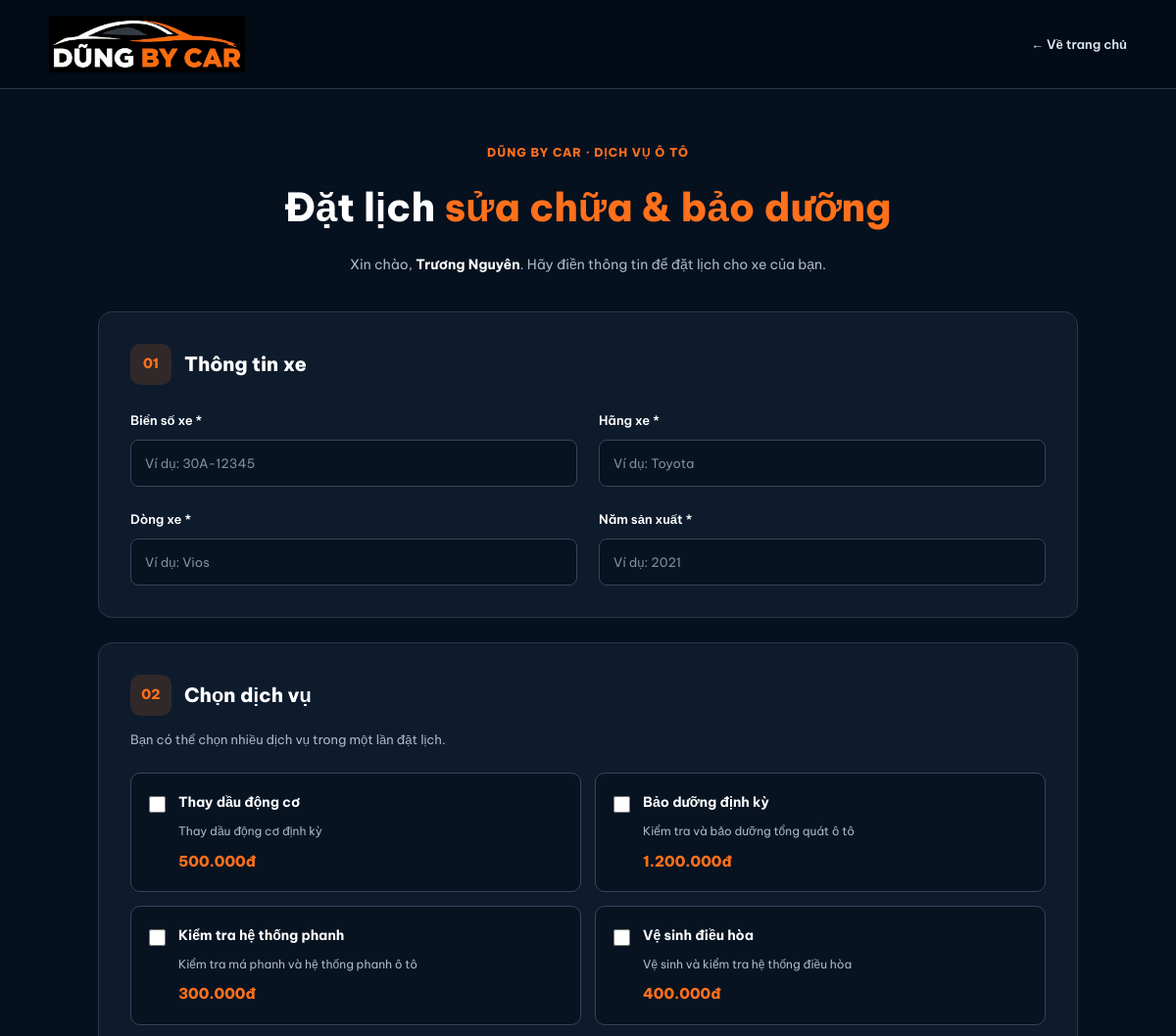
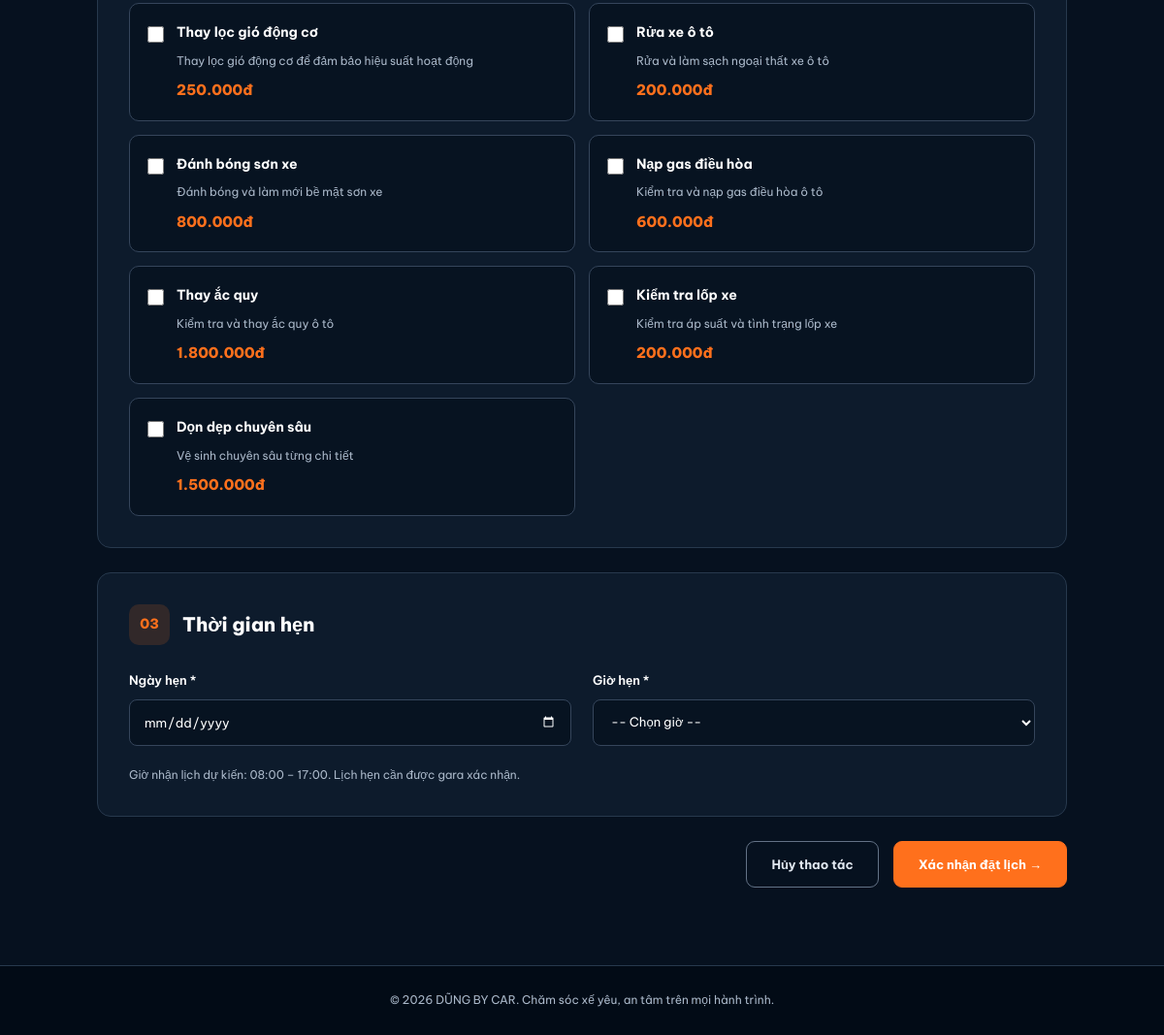
The page /dat_lich/dat_lich.php (signed in) on the database its author committed (2 pictures, top to bottom).
### tables this page shows
CREATE TABLE `dich_vu` (
  `ma_dv` int(11) NOT NULL,
  `ten_dv` varchar(100) NOT NULL,
  `mo_ta` text DEFAULT NULL,
  `don_gia` decimal(12,2) NOT NULL DEFAULT 0.00
);

### dat_lich/dat_lich.php (the view, shortened to what this page needs)
<?php
require_once __DIR__ . '/../config/database.php';
function e($value) {
    return htmlspecialchars((string)$value, ENT_QUOTES, 'UTF-8');
}
$hoTen = $_SESSION['ho_ten'] ?? 'Khách hàng';
$thanhCong = '';
$maLichMoi = null;
$stmt = $conn->query(
    "SELECT ma_dv, ten_dv, mo_ta, don_gia
     FROM dich_vu ORDER BY ma_dv ASC"
);
$danhSachDichVu = $stmt->fetchAll(PDO::FETCH_ASSOC);
?>
<!DOCTYPE html>
<html lang="vi">
<head>
    <link rel="stylesheet"
          href="../assets/css/booking.css">
</head>
<body>
<header class="booking-header">
    <div class="header-inner">
        <a href="../index.php" class="logo">
            <img src="../assets/images/dung-by-car-logo.png"
                 alt="DŨNG BY CAR">
        </a>
        <a href="../index.php" class="back-home">
            ← Về trang chủ
        </a>
    </div>
</header>
<main class="booking-container">
    <div class="booking-title">
        <p>DŨNG BY CAR · DỊCH VỤ Ô TÔ</p>
        <h1>Đặt lịch <span>sửa chữa & bảo dưỡng</span></h1>
        <div>
            Xin chào, <strong><?= e($hoTen) ?></strong>.
            Hãy điền thông tin để đặt lịch cho xe của bạn.
        </div>
    </div>
    <?php if ($thanhCong): ?>
        <div class="success-panel">
            <div class="success-icon">✓</div>
            <h2>Đặt lịch thành công!</h2>
            <p><?= e($thanhCong) ?></p>
            <p>
                Mã lịch hẹn:
                <strong>#<?= e($maLichMoi) ?></strong>
            </p>
            <a href="../index.php" class="submit-btn">
                Quay về trang chủ
            </a>
        </div>
    <?php else: ?>
    <form method="POST" class="booking-form">
        <section class="form-section">
            <h2><span>01</span> Thông tin xe</h2>
            <div class="form-grid">
                <div class="field">
                    <label>Biển số xe *</label>
                    <input
                        type="text"
                        name="bien_so"
                        maxlength="20"
                        placeholder="Ví dụ: 30A-12345"
                        value="<?= e($_POST['bien_so'] ?? '') ?>"
                        required
                    >
                </div>
                <div class="field">
                    <label>Hãng xe *</label>
                    <input
                        type="text"
                        name="hang_xe"
                        maxlength="100"
                        placeholder="Ví dụ: Toyota"
                        value="<?= e($_POST['hang_xe'] ?? '') ?>"
                        required
                    >
                </div>
                <div class="field">
                    <label>Dòng xe *</label>
                    <input
                        type="text"
                        name="model"
                        maxlength="100"
                        placeholder="Ví dụ: Vios"
                        value="<?= e($_POST['model'] ?? '') ?>"
                        required
                    >
                </div>
                <div class="field">
                    <label>Năm sản xuất *</label>
                    <input
                        type="number"
                        name="nam_sx"
                        min="1980"
                        max="<?= date('Y') + 1 ?>"
                        placeholder="Ví dụ: 2021"
                        value="<?= e($_POST['nam_sx'] ?? '') ?>"
                        required
                    >
                </div>
            </div>
        </section>
        <section class="form-section">
            <h2><span>02</span> Chọn dịch vụ</h2>
            <p class="section-description">
                Bạn có thể chọn nhiều dịch vụ trong một lần đặt lịch.
            </p>
            <div class="services-grid">
                <?php foreach ($danhSachDichVu as $dv): ?>
                    <label class="service-option">
                        <input
                            type="checkbox"
                            name="dich_vu[]"
                            value="<?= (int)$dv['ma_dv'] ?>"
                            <?= in_array(
                                (int)$dv['ma_dv'],
                                array_map('intval', $_POST['dich_vu'] ?? []),
                                true
                            ) ? 'checked' : '' ?>
                        >
                        <div class="service-info">
                            <strong>
                                <?= e($dv['ten_dv']) ?>
                            </strong>
                            <small>
                                <?= e($dv['mo_ta'] ?? '') ?>
                            </small>
                            <span>
                                <?= number_format(
                                    (float)$dv['don_gia'],
                                    0, ',', '.'
                                ) ?>đ
                            </span>
                        </div>
                    </label>
                <?php endforeach; ?>
            </div>
        </section>
        <section class="form-section">
            <h2><span>03</span> Thời gian hẹn</h2>
            <div class="form-grid">
                <div class="field">
                    <label>Ngày hẹn *</label>
                    <input
                        type="date"
                        name="ngay_hen"
                        min="<?= date('Y-m-d') ?>"
                        value="<?= e($_POST['ngay_hen'] ?? '') ?>"
                        required
                    >
                </div>
                <div class="field">
                    <label>Giờ hẹn *</label>
                    <select name="gio_hen" required>
                        <option value="">-- Chọn giờ --</option>
                    </select>
                </div>
            </div>
            <p class="note">
                Giờ nhận lịch dự kiến: 08:00 – 17:00.
                Lịch hẹn cần được gara xác nhận.
            </p>
        </section>
        <div class="form-footer">
            <a href="../index.php" class="cancel-btn">
                Hủy thao tác
            </a>
            <button type="submit" class="submit-btn">
                Xác nhận đặt lịch →
            </button>
        </div>
    </form>
    <?php endif; ?>
</main>
<footer class="booking-footer">
    © <?= date('Y') ?> DŨNG BY CAR.
    Chăm sóc xế yêu, an tâm trên mọi hành trình.
</footer>
</body>
</html>

### assets/css/booking.css (style rules this page uses)
:root { --dark: #06111f; --panel: #0d1b2c; --border: #27394d; --orange: #ff701c; --white: #ffffff; --muted: #aab8c9; }
* { margin: 0; padding: 0; box-sizing: border-box; }
body { min-height: 100vh; background: var(--dark); color: var(--white); font-family: 'Be Vietnam Pro', Arial, sans-serif; line-height: 1.7; }
a { text-decoration: none; color: inherit; }
.booking-header { background: #020b16; border-bottom: 1px solid var(--border); }
.header-inner { width: min(1100px, 92%); min-height: 90px; margin: auto; display: flex; align-items: center; justify-content: space-between; gap: 20px; }
.logo img { display: block; width: 200px; max-width: 100%; }
.back-home { color: #dce5f0; font-size: 13px; font-weight: 600; }
.booking-container { width: min(1000px, 92%); margin: 55px auto 80px; }
.booking-title { margin-bottom: 35px; text-align: center; }
.booking-title > p { margin-bottom: 12px; color: var(--orange); font-size: 12px; font-weight: 800; letter-spacing: 1px; }
.booking-title h1 { margin-bottom: 13px; font-size: clamp(27px, 4vw, 40px); font-weight: 800; }
.booking-title h1 span { color: var(--orange); }
.booking-title > div { color: var(--muted); font-size: 14px; }
.booking-title strong { color: white; }
.booking-form { display: flex; flex-direction: column; gap: 25px; }
.form-section { padding: 32px; background: var(--panel); border: 1px solid var(--border); border-radius: 14px; }
.form-section h2 { display: flex; align-items: center; gap: 13px; margin-bottom: 25px; font-size: 20px; font-weight: 800; }
.form-section h2 span { display: inline-flex; align-items: center; justify-content: center; width: 42px; height: 42px; flex-shrink: 0; border-radius: 10px; background: rgba(255,112,28,0.15); color: var(--orange); font-size: 14px; }
.form-grid { display: grid; grid-template-columns: repeat(2, minmax(0, 1fr)); gap: 22px; }
.field label { display: block; margin-bottom: 9px; font-size: 13px; font-weight: 600; }
.field input, .field select { width: 100%; height: 48px; padding: 0 14px; background: #071321; border: 1px solid #35455b; border-radius: 8px; outline: none; color: white; font-family: inherit; font-size: 13px; }
.field input::placeholder { color: #7f8da0; }
.field select option { background: #071321; color: white; }
.field input[type="date"] { color-scheme: dark; }
.section-description { margin: -12px 0 23px; color: var(--muted); font-size: 13px; }
.services-grid { display: grid; grid-template-columns: repeat(2, minmax(0, 1fr)); gap: 14px; }
.service-option { display: flex; align-items: flex-start; gap: 13px; padding: 18px; background: #071321; border: 1px solid #35455b; border-radius: 10px; cursor: pointer; transition: 0.2s; }
.service-option input { margin-top: 5px; accent-color: var(--orange); width: 17px; height: 17px; flex-shrink: 0; }
.service-info { display: flex; flex-direction: column; gap: 7px; min-width: 0; }
.service-info strong { font-size: 14px; }
.service-info small { color: var(--muted); font-size: 12px; line-height: 1.7; }
.service-info span { color: var(--orange); font-size: 15px; font-weight: 800; }
.note { margin-top: 20px; color: var(--muted); font-size: 12px; }
.form-footer { display: flex; align-items: center; justify-content: flex-end; gap: 15px; }
.cancel-btn, .submit-btn { display: inline-flex; align-items: center; justify-content: center; min-height: 48px; padding: 12px 25px; border-radius: 9px; font-family: inherit; font-size: 13px; font-weight: 700; cursor: pointer; transition: 0.2s; }
.cancel-btn { border: 1px solid #637286; color: #e2e8f0; background: transparent; }
.submit-btn { border: 1px solid var(--orange); background: var(--orange); color: white; }
.booking-footer { padding: 25px 15px; background: #020b16; border-top: 1px solid var(--border); color: var(--muted); text-align: center; font-size: 12px; }

### rows shown on the page
dich_vu: ten_dv "Thay dầu động cơ", mo_ta "Thay dầu động cơ định kỳ", don_gia "500.000"
dich_vu: ten_dv "Bảo dưỡng định kỳ", mo_ta "Kiểm tra và bảo dưỡng tổng quát ô tô", don_gia "1.200.000"
dich_vu: ten_dv "Kiểm tra hệ thống phanh", mo_ta "Kiểm tra má phanh và hệ thống phanh ô tô", don_gia "300.000"
dich_vu: ten_dv "Vệ sinh điều hòa", mo_ta "Vệ sinh và kiểm tra hệ thống điều hòa", don_gia "400.000"
dich_vu: ten_dv "Thay lọc gió động cơ", mo_ta "Thay lọc gió động cơ để đảm bảo hiệu suất hoạt động", don_gia "250.000"
dich_vu: ten_dv "Rửa xe ô tô", mo_ta "Rửa và làm sạch ngoại thất xe ô tô", don_gia "200.000"
dich_vu: ten_dv "Đánh bóng sơn xe", mo_ta "Đánh bóng và làm mới bề mặt sơn xe", don_gia "800.000"
dich_vu: ten_dv "Nạp gas điều hòa", mo_ta "Kiểm tra và nạp gas điều hòa ô tô", don_gia "600.000"
dich_vu: ten_dv "Thay ắc quy", mo_ta "Kiểm tra và thay ắc quy ô tô", don_gia "1.800.000"
dich_vu: ten_dv "Kiểm tra lốp xe", mo_ta "Kiểm tra áp suất và tình trạng lốp xe", don_gia "200.000"
dich_vu: ten_dv "Dọn dẹp chuyên sâu", mo_ta "Vệ sinh chuyên sâu từng chi tiết", don_gia "1.500.000"

### other values the page prints
$hoTen "Trương Nguyên"
